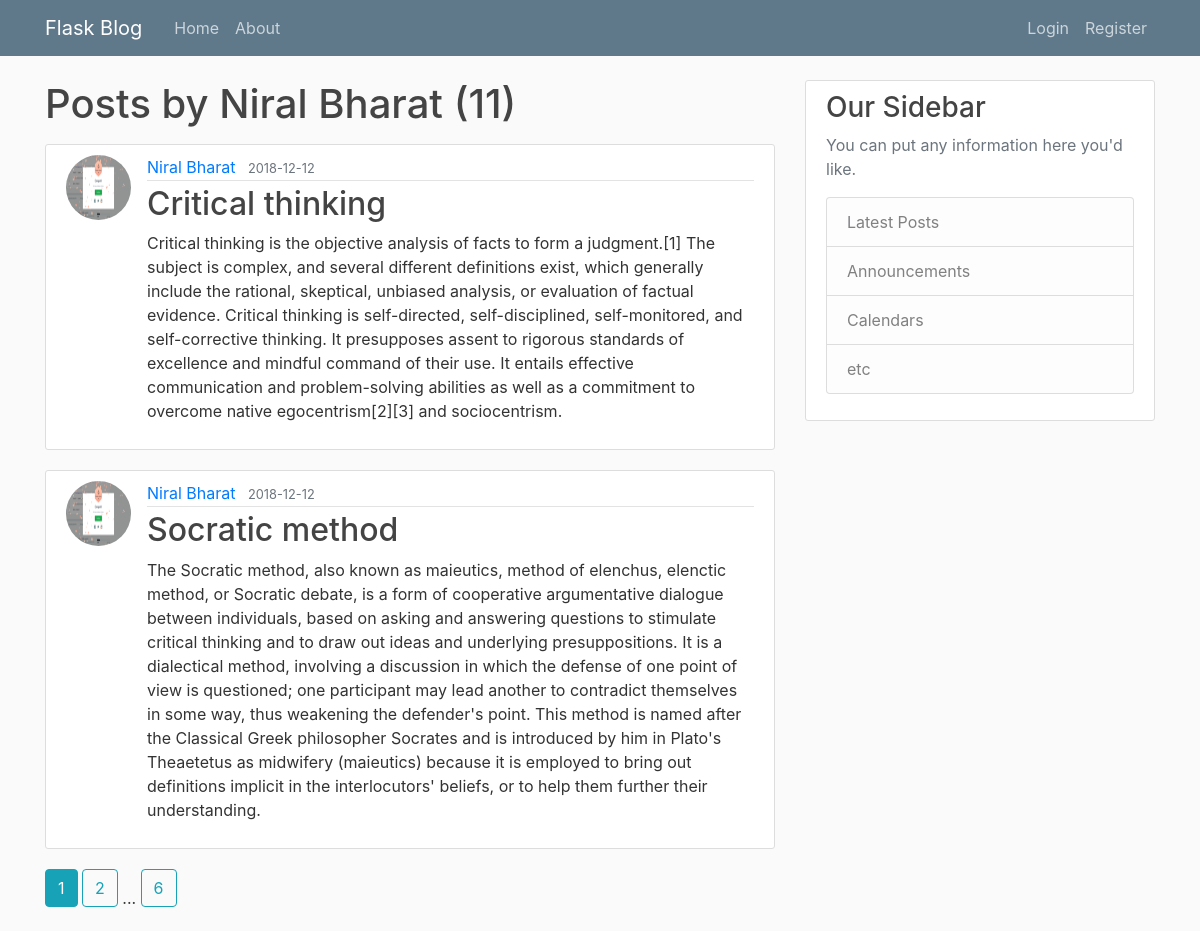
The app's page /user/Niral Bharat with its own data.
### flaskblog/models.py (models this page shows, shortened)
class User(db.Model, UserMixin):
	id = db.Column(db.Integer, primary_key=True )
	username = db.Column(db.String(120), unique=True, nullable=False)
	email = db.Column(db.String(120), unique=True, nullable=False)
	image_file = db.Column(db.String(20), nullable=False, default='default.jpg') #not unique as every user intially has same default picture
	password = db.Column(db.String(60), nullable=False)
	posts = db.relationship('Post', backref='author', lazy=True)

class Post(db.Model):
	id= db.Column(db.Integer, primary_key=True)
	title = db.Column(db.String(100), nullable=False)
	date_posted = db.Column(db.DateTime, nullable=False, default=datetime.utcnow)
	content = db.Column(db.Text, nullable=False)
	user_id = db.Column(db.Integer, db.ForeignKey('user.id'), nullable=False)

### flaskblog/users/routes.py (the view)
@users.route("/user/<string:username>")
def user_posts(username):
    page = request.args.get('page', 1, type=int)
    user = User.query.filter_by(username=username).first_or_404()
    posts = Post.query.filter_by(author=user)\
            .order_by(Post.date_posted.desc())\
            .paginate(page=page, per_page=2)
    return render_template('user_posts.html', user=user, posts=posts)

### flaskblog/templates/user_posts.html
{% extends 'layout.html' %}
{% block content %}
	<h1 class="mb-3">Posts by {{ user.username }} ({{ posts.total }})</h1>
	{% for post in posts.items %}
		<article class="media content-section">
		  <img class="rounded-circle article-img" src="{{ url_for('static', filename='profile_pics/' + post.author.image_file) }}">
		  <div class="media-body">
		    <div class="article-metadata">
		      <a class="mr-2" href="{{ url_for('users.user_posts', username=post.author.username) }}">{{ post.author.username }}</a>
		      <small class="text-muted">{{ post.date_posted.strftime('%Y-%m-%d') }}</small>
		    </div>
		    <h2><a class="article-title" href="{{ url_for('posts.post', post_id=post.id) }}">{{ post.title }}</a></h2>
		    <p class="article-content">{{ post.content }}</p>
		  </div>
		</article>
	{% endfor %}
	{% for page_num in posts.iter_pages(left_edge=1, right_edge=1, left_current=1, right_current=2) %}
		{% if page_num %}
			{% if page_num == posts.page %}
				<a class="btn btn-info mb-4" href="{{ url_for('users.user_posts', username=user.username, page=page_num) }}">{{ page_num }}</a>
			{% else %}
				<a class="btn btn-outline-info mb-4" href="{{ url_for('users.user_posts', username=user.username, page=page_num) }}">{{ page_num }}</a>
			{% endif %}
		{% else %}
			...
		{% endif %}
	{% endfor %}
{% endblock content %}

### flaskblog/static/main.css (style rules this page uses)
body { background: #fafafa; color: #333333; margin-top: 5rem; }
h1, h2, h3, h4, h5, h6 { color: #444444; }
.content-section { background: #ffffff; padding: 10px 20px; border: 1px solid #dddddd; border-radius: 3px; margin-bottom: 20px; }
.article-title { color: #444444; }
.article-content { white-space: pre-line; }
.article-img { height: 65px; width: 65px; margin-right: 16px; }
.article-metadata { padding-bottom: 1px; margin-bottom: 4px; border-bottom: 1px solid #e3e3e3 }

### records on screen
User: username "Niral Bharat"
Post: image_file (picture), author.username "Niral Bharat", date_posted "2018-12-12", title "Critical thinking", content "Critical thinking is the objective analysis of facts to form a judgment.[1] The subject is complex, and several different definitions exist, which generally include the rational, skeptical, unbiased analysis, or evaluation of factual evidence. Critical thinking is self-directed, self-disciplined, self-monitored, and self-corrective thinking. It presupposes assent to rigorous standards of excellence and mindful command of their use. It entails effective communication and problem-solving abilities as well as a commitment to overcome native egocentrism[2][3] and sociocentrism."
Post: image_file (picture), author.username "Niral Bharat", date_posted "2018-12-12", title "Socratic method", content "The Socratic method, also known as maieutics, method of elenchus, elenctic method, or Socratic debate, is a form of cooperative argumentative dialogue between individuals, based on asking and answering questions to stimulate critical thinking and to draw out ideas and underlying presuppositions. It is a dialectical method, involving a discussion in which the defense of one point of view is questioned; one participant may lead another to contradict themselves in some way, thus weakening the defender's point. This method is named after the Classical Greek philosopher Socrates and is introduced by him in Plato's Theaetetus as midwifery (maieutics) because it is employed to bring out…"

### other values on screen
{{ posts.total }} "11"
{{ page_num }} "1"
{{ page_num }} "2" "6"
